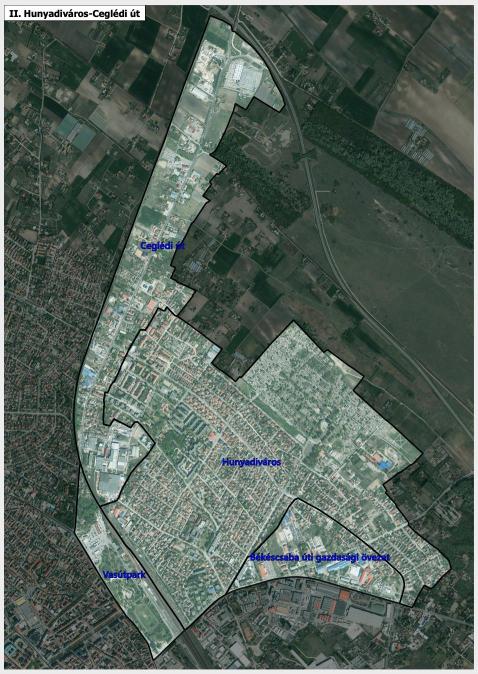
#> input picture data/neighborhoods/sources/municipal-kecskemet-figure74-first/figure74-p154-xref176.jpeg, 956 x 1348 px, found by its file name (shown at 1/2 size)
$ python fit-image-registration.py
#> lines starting #> are read from the running program, lines starting #| are printed output that depends on the picture
#!/usr/bin/env python3
"""Portable photo-only Figure74 -> Figure75 fixed-grid NCC registration.

No world coordinates, names, source-quarter rings or geographical model is read.
Every grid search remains in the report, including rejected observations.
"""
import argparse,hashlib,json
from pathlib import Path
import numpy as np
from PIL import Image,ImageDraw
from scipy.signal import fftconvolve
P=Path(__file__).resolve().parent
SRC=P/'figure74-p154-xref176.jpeg';DST=P/'figure75-p158-xref180.jpeg'
X=[208,272,336,400,464,528,656,848,912];Y=[1168,1232,1296]
PATCH=48;SIZE=48;OFFSET=np.array([-160.,-1136.]);PAD=18;THRESHOLD=.85

def sha(p):return hashlib.sha256(p.read_bytes()).hexdigest()
def enc(v):return(json.dumps(v,ensure_ascii=False,indent=2,allow_nan=False)+'\n').encode()
def sums(a,h,w):
 c=np.pad(a,((1,0),(1,0))).cumsum(0).cumsum(1);return c[h:,w:]-c[:-h,w:]-c[h:,:-w]+c[:-h,:-w]
def build(check=False):
#> called with check = False
 a=Image.open(SRC).convert('L');b=np.asarray(Image.open(DST).convert('L'),dtype=float);records=[]
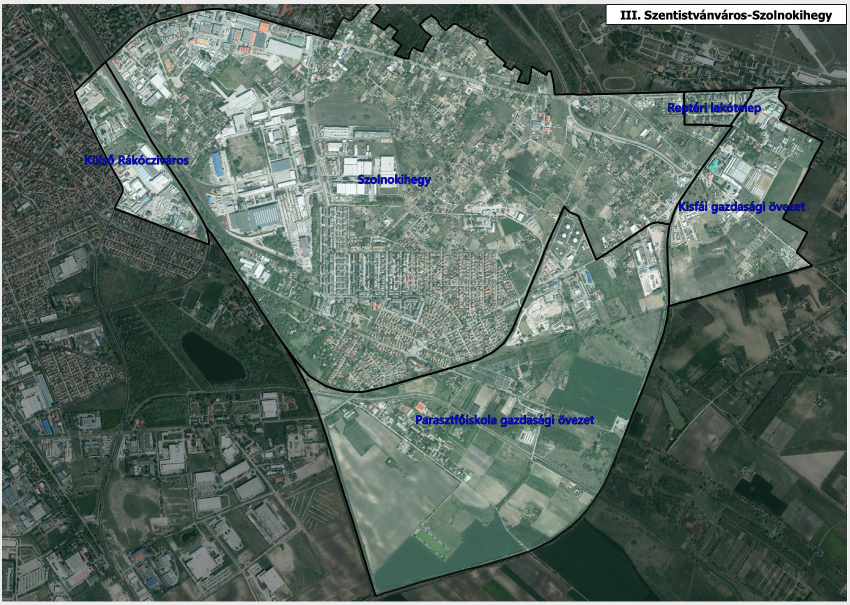
#> input picture data/neighborhoods/sources/municipal-kecskemet-figure75-first/figure75-p158-xref180.jpeg, 1700 x 1210 px, found by its file name (shown at 1/2 size)
#> after `b = np.asarray(Image.open(DST).convert('L'), dtype=float)`:
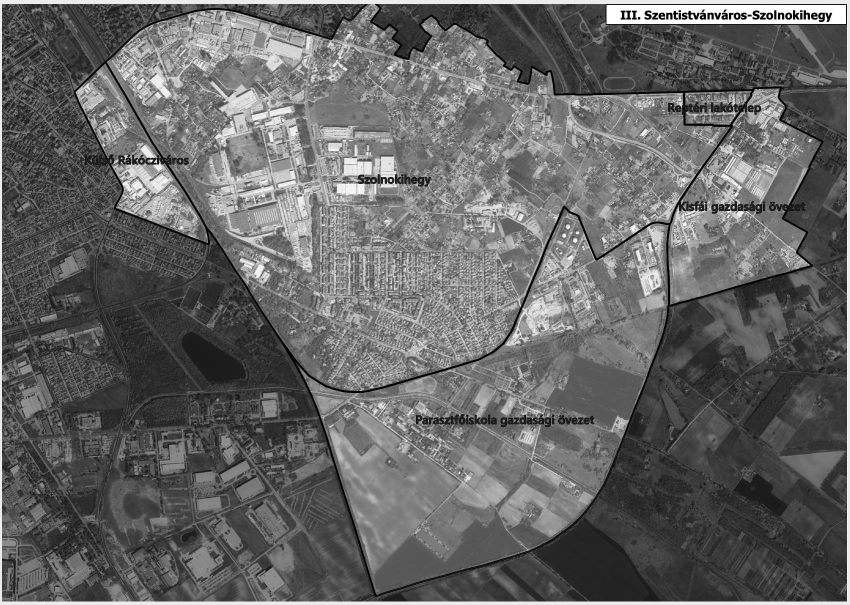
#> b: shape (1210, 1700) float64 (shown at 1/2 size); min 0, max 255, mean 101.3
 for row,y in enumerate(Y):
  for col,x in enumerate(X):
   left=x-PATCH//2;top=y-PATCH//2;center=np.array([x-.5,y-.5]);t=np.asarray(a.crop((left,top,left+PATCH,top+PATCH)).resize((SIZE,SIZE),Image.Resampling.BICUBIC),dtype=float);t-=t.mean();norm=np.sqrt(np.sum(t*t));guess=center*(SIZE/PATCH)+OFFSET-(SIZE-1)/2;lx=max(0,int(guess[0])-PAD);ly=max(0,int(guess[1])-PAD);rx=min(b.shape[1],int(guess[0])+SIZE+PAD+1);ry=min(b.shape[0],int(guess[1])+SIZE+PAD+1);region=b[ly:ry,lx:rx]
   s=sums(region,SIZE,SIZE);v=np.maximum(sums(region*region,SIZE,SIZE)-s*s/(SIZE*SIZE),0);n=fftconvolve(region,t[::-1,::-1],mode='valid')/np.maximum(np.sqrt(v)*norm,1e-9);py,px=np.unravel_index(np.argmax(n),n.shape)
   def delta(v):
    d=v[0]-2*v[1]+v[2];return float(np.clip(.5*(v[0]-v[2])/d,-.5,.5))if abs(d)>1e-12 else 0.
   dx=delta(n[py,px-1:px+2])if 0<px<n.shape[1]-1 else 0.;dy=delta(n[py-1:py+2,px])if 0<py<n.shape[0]-1 else 0.;target=[lx+int(px)+dx+(SIZE-1)/2,ly+int(py)+dy+(SIZE-1)/2];coefficient=float(n[py,px]);edge=px in [0,n.shape[1]-1]or py in [0,n.shape[0]-1]
   records.append({'id':f'r{row}c{col}','sourcePatchCenter':center.tolist(),'sourcePatchBox':[left,top,left+PATCH,top+PATCH],'targetMatchedCenter':target,'targetSearchBox':[lx,ly,rx,ry],'targetTemplateSize':SIZE,'normalizedCrossCorrelation':coefficient,'peakOnSearchEdge':bool(edge),'trainingPartition':(row+col)%2==0,'usableTextureMatch':coefficient>=THRESHOLD and not edge})
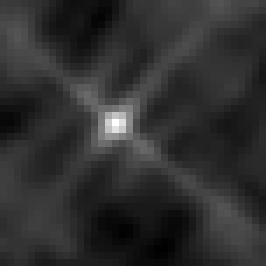
#> n: shape (38, 38) float64 (shown 7 times larger); min -0.182, max 0.933, mean 0.0276; drawn with min black and max white
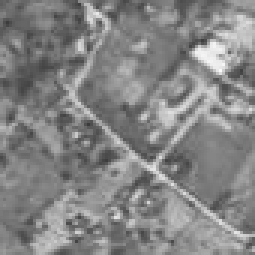
#> region: shape (85, 85) float64 (shown 3 times larger); min 59, max 250, mean 132.1
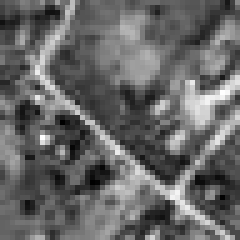
#> t: shape (48, 48) float64 (shown 5 times larger); min -47.75, max 70.25, mean 0; drawn with min black and max white
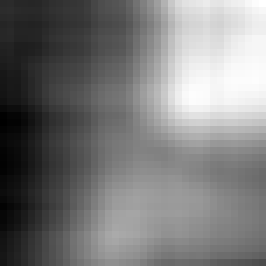
#> v: shape (38, 38) float64 (shown 7 times larger); min 1564882.8, max 2681001.1, mean 2098688.7; drawn with min black and max white
#> after the loop, records = 27 items
 train=[r for r in records if r['usableTextureMatch']and r['trainingPartition']];held=[r for r in records if r['usableTextureMatch']and not r['trainingPartition']]
#> after `train = [r for r in records if r['usableTextureMatch'] and r['training`: train = 6 items
#> after `held = [r for r in records if r['usableTextureMatch'] and (not r['trai`: held = 7 items
 if len(train)<4 or len(held)<4:raise ValueError('Insufficient independently held-out photographic matches; preserve diagnostic rather than approving relation')
 design=np.array([[*r['sourcePatchCenter'],1]for r in train]);targets=np.array([r['targetMatchedCenter']for r in train]);matrix=np.linalg.lstsq(design,targets,rcond=None)[0]
#> after `design = np.array([[*r['sourcePatchCenter'], 1] for r in train])`: design = [[527.5, 1231.5, 1], [847.5, 1231.5, 1], [207.5, 1295.5, 1], [463.5, 1295.5, 1], [655.5, 1295.5, 1], [911.5, 1295.5, 1]]
#> after `targets = np.array([r['targetMatchedCenter'] for r in train])`: targets = [[368.2, 95.15], [685.9, 95.36], [50.39, 158.8], [304.7, 158.8], [495.4, 158.7], [749.6, 158.7]]
#> after `matrix = np.linalg.lstsq(design, targets, rcond=None)[0]`: matrix = [[0.993, -2.67e-05], [0.00139, 0.992], [-157.4, -1125.9]]
 for r in records:r['affinePredictionResidualPixels']=float(np.linalg.norm(np.array([*r['sourcePatchCenter'],1])@matrix-np.array(r['targetMatchedCenter'])))
#> this loop made 27 passes
 result={'schemaVersion':1,'sourceImage':'figure74-p154-xref176.jpeg','sourceImageSha256':sha(SRC),'targetImage':'figure75-p158-xref180.jpeg','targetImageSha256':sha(DST),'sourcePatchSizePixels':PATCH,'fixedTemplateSizePixels':SIZE,'initialScaleAndOffsetOnlyForLocalSearch':{'scale':SIZE/PATCH,'offset':OFFSET.tolist()},'predeclaredPlan':'registration-plan-before-fit.json','predeclaredPlanSha256':sha(P/'registration-plan-before-fit.json'),'method':'Actual grayscale photographic patches with one fixed bicubic template resize and local normalized cross correlation. Alternating fixed image grid assigns training/held-out status before model fitting; only training matches fit the affine. All searches, including rejected texture and search-edge peaks, remain archived. No geographical coordinates, quarter names, rings or geographic model participate. Subpixel residuals diagnose local image overlap, not absolute geographic accuracy.','usabilityThresholdNcc':THRESHOLD,'searchEdgePeaksUsable':False,'sourceToTargetAffineRows':matrix.tolist(),'searchCount':len(records),'trainingMatchCount':len(train),'heldOutMatchCount':len(held),'rejectedSearchCount':sum(not r['usableTextureMatch']for r in records),'maximumTrainingResidualTargetPixels':max(r['affinePredictionResidualPixels']for r in train),'maximumHeldOutResidualTargetPixels':max(r['affinePredictionResidualPixels']for r in held),'minimumUsableNcc':min(r['normalizedCrossCorrelation']for r in train+held),'records':records,'manualPreNccOrBlindPhysicalObservationClaimed':False,'geographicCoordinatesUsed':False,'neighborhoodNameOrBoundaryGeometryUsed':False,'georeferenceVerified':False,'absoluteAccuracyMeters':None,'usableForAddressAssignment':False}
 data=enc(result);path=P/'image-registration.json'
 if check:
  if not path.exists()or path.read_bytes()!=data:raise ValueError('Stale image registration')
 else:
  path.write_bytes(data);im=Image.open(DST).convert('RGB');draw=ImageDraw.Draw(im)
  for r in records:
   xx,yy=r['targetMatchedCenter'];color=('red'if r['trainingPartition']else'yellow')if r['usableTextureMatch']else'gray';draw.ellipse((xx-3,yy-3,xx+3,yy+3),outline=color,width=1);draw.text((xx+3,yy),r['id'],fill=color)
  im.save(P/'texture-match-preview.png')
 print(json.dumps({k:result[k]for k in ['searchCount','trainingMatchCount','heldOutMatchCount','rejectedSearchCount','maximumTrainingResidualTargetPixels','maximumHeldOutResidualTargetPixels','minimumUsableNcc','sourceToTargetAffineRows']},indent=2))
if __name__=='__main__':
#> (the run stopped early here; a loop or call above may not have finished)
